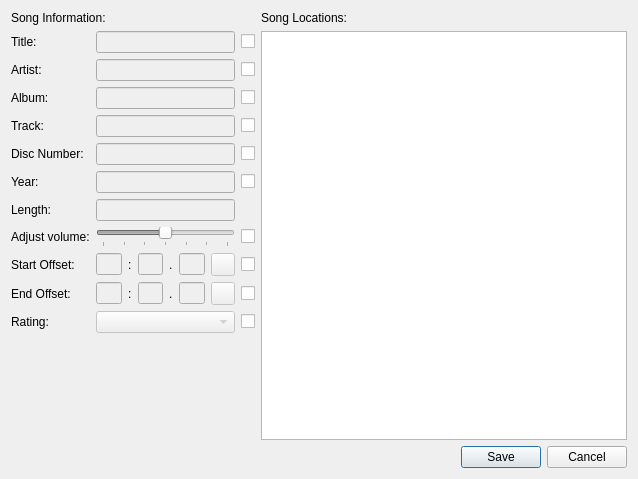
<?xml version="1.0" encoding="UTF-8"?>
<ui version="4.0">
 <class>SongInfoDlg</class>
 <widget class="QDialog" name="SongInfoDlg">
  <property name="geometry">
   <rect>
    <x>0</x>
    <y>0</y>
    <width>638</width>
    <height>479</height>
   </rect>
  </property>
  <property name="windowTitle">
   <string>Song Info</string>
  </property>
  <property name="windowIcon">
   <iconset resource="Form1.qrc">
    <normaloff>:/icons/Form1.png</normaloff>:/icons/Form1.png</iconset>
  </property>
  <layout class="QVBoxLayout" name="verticalLayout_3">
   <item>
    <layout class="QHBoxLayout" name="horizontalLayout" stretch="2,3">
     <item>
      <layout class="QVBoxLayout" name="verticalLayout_2">
       <item>
        <widget class="QLabel" name="label_8">
         <property name="text">
          <string>Song Information:</string>
         </property>
        </widget>
       </item>
       <item>
        <layout class="QGridLayout" name="gridLayout">
         <item row="8" column="0">
          <widget class="QLabel" name="label_10">
           <property name="text">
            <string>Start Offset:</string>
           </property>
          </widget>
         </item>
         <item row="2" column="2">
          <widget class="QCheckBox" name="EditAlbum">
           <property name="text">
            <string/>
           </property>
          </widget>
         </item>
         <item row="9" column="2">
          <widget class="QCheckBox" name="EditEndOffset">
           <property name="text">
            <string/>
           </property>
          </widget>
         </item>
         <item row="4" column="0">
          <widget class="QLabel" name="label_4">
           <property name="text">
            <string>Disc Number:</string>
           </property>
          </widget>
         </item>
         <item row="2" column="0">
          <widget class="QLabel" name="label_3">
           <property name="text">
            <string>Album:</string>
           </property>
          </widget>
         </item>
         <item row="7" column="2">
          <widget class="QCheckBox" name="EditVolume">
           <property name="text">
            <string/>
           </property>
          </widget>
         </item>
         <item row="9" column="0">
          <widget class="QLabel" name="label_11">
           <property name="text">
            <string>End Offset:</string>
           </property>
          </widget>
         </item>
         <item row="10" column="1">
          <widget class="QComboBox" name="RatingCombo">
           <property name="enabled">
            <bool>false</bool>
           </property>
          </widget>
         </item>
         <item row="7" column="1">
          <widget class="QSlider" name="VolumeSlider">
           <property name="enabled">
            <bool>false</bool>
           </property>
           <property name="minimum">
            <number>-15</number>
           </property>
           <property name="maximum">
            <number>15</number>
           </property>
           <property name="singleStep">
            <number>5</number>
           </property>
           <property name="pageStep">
            <number>5</number>
           </property>
           <property name="orientation">
            <enum>Qt::Horizontal</enum>
           </property>
           <property name="tickPosition">
            <enum>QSlider::TicksBelow</enum>
           </property>
          </widget>
         </item>
         <item row="11" column="0">
          <spacer name="verticalSpacer">
           <property name="orientation">
            <enum>Qt::Vertical</enum>
           </property>
           <property name="sizeHint" stdset="0">
            <size>
             <width>20</width>
             <height>40</height>
            </size>
           </property>
          </spacer>
         </item>
         <item row="2" column="1">
          <widget class="QLineEdit" name="AlbumLineEdit">
           <property name="enabled">
            <bool>false</bool>
           </property>
           <property name="readOnly">
            <bool>false</bool>
           </property>
          </widget>
         </item>
         <item row="0" column="2">
          <widget class="QCheckBox" name="EditTitle">
           <property name="text">
            <string/>
           </property>
          </widget>
         </item>
         <item row="5" column="2">
          <widget class="QCheckBox" name="EditYear">
           <property name="text">
            <string/>
           </property>
          </widget>
         </item>
         <item row="1" column="1">
          <widget class="QLineEdit" name="ArtistLineEdit">
           <property name="enabled">
            <bool>false</bool>
           </property>
           <property name="readOnly">
            <bool>false</bool>
           </property>
          </widget>
         </item>
         <item row="4" column="2">
          <widget class="QCheckBox" name="EditDisc">
           <property name="text">
            <string/>
           </property>
          </widget>
         </item>
         <item row="10" column="2">
          <widget class="QCheckBox" name="EditRating">
           <property name="text">
            <string/>
           </property>
          </widget>
         </item>
         <item row="5" column="0">
          <widget class="QLabel" name="label_5">
           <property name="text">
            <string>Year:</string>
           </property>
          </widget>
         </item>
         <item row="8" column="2">
          <widget class="QCheckBox" name="EditStartOffset">
           <property name="text">
            <string/>
           </property>
          </widget>
         </item>
         <item row="0" column="1">
          <widget class="QLineEdit" name="TitleLineEdit">
           <property name="enabled">
            <bool>false</bool>
           </property>
           <property name="readOnly">
            <bool>false</bool>
           </property>
          </widget>
         </item>
         <item row="10" column="0">
          <widget class="QLabel" name="label_12">
           <property name="text">
            <string>Rating:</string>
           </property>
          </widget>
         </item>
         <item row="3" column="1">
          <widget class="QLineEdit" name="TrackLineEdit">
           <property name="enabled">
            <bool>false</bool>
           </property>
           <property name="readOnly">
            <bool>false</bool>
           </property>
          </widget>
         </item>
         <item row="6" column="1">
          <widget class="QLineEdit" name="LengthLineEdit">
           <property name="enabled">
            <bool>false</bool>
           </property>
           <property name="readOnly">
            <bool>false</bool>
           </property>
          </widget>
         </item>
         <item row="0" column="0">
          <widget class="QLabel" name="label">
           <property name="text">
            <string>Title:</string>
           </property>
          </widget>
         </item>
         <item row="4" column="1">
          <widget class="QLineEdit" name="DiscLineEdit">
           <property name="enabled">
            <bool>false</bool>
           </property>
           <property name="readOnly">
            <bool>false</bool>
           </property>
          </widget>
         </item>
         <item row="3" column="2">
          <widget class="QCheckBox" name="EditTrack">
           <property name="text">
            <string/>
           </property>
          </widget>
         </item>
         <item row="7" column="0">
          <widget class="QLabel" name="label_9">
           <property name="text">
            <string>Adjust volume:</string>
           </property>
          </widget>
         </item>
         <item row="1" column="0">
          <widget class="QLabel" name="label_2">
           <property name="text">
            <string>Artist:</string>
           </property>
          </widget>
         </item>
         <item row="3" column="0">
          <widget class="QLabel" name="label_13">
           <property name="text">
            <string>Track:</string>
           </property>
          </widget>
         </item>
         <item row="5" column="1">
          <widget class="QLineEdit" name="YearLineEdit">
           <property name="enabled">
            <bool>false</bool>
           </property>
           <property name="readOnly">
            <bool>false</bool>
           </property>
          </widget>
         </item>
         <item row="1" column="2">
          <widget class="QCheckBox" name="EditArtist">
           <property name="text">
            <string/>
           </property>
          </widget>
         </item>
         <item row="6" column="0">
          <widget class="QLabel" name="label_6">
           <property name="text">
            <string>Length:</string>
           </property>
          </widget>
         </item>
         <item row="8" column="1">
          <layout class="QHBoxLayout" name="horizontalLayout_2">
           <item>
            <widget class="QLineEdit" name="StartOffsetLineEditMin">
             <property name="enabled">
              <bool>false</bool>
             </property>
             <property name="inputMask">
              <string>000</string>
             </property>
             <property name="readOnly">
              <bool>false</bool>
             </property>
            </widget>
           </item>
           <item>
            <widget class="QLabel" name="label_14">
             <property name="text">
              <string>:</string>
             </property>
            </widget>
           </item>
           <item>
            <widget class="QLineEdit" name="StartOffsetLineEditSec">
             <property name="enabled">
              <bool>false</bool>
             </property>
             <property name="inputMask">
              <string>00</string>
             </property>
             <property name="readOnly">
              <bool>false</bool>
             </property>
            </widget>
           </item>
           <item>
            <widget class="QLabel" name="label_15">
             <property name="text">
              <string>.</string>
             </property>
            </widget>
           </item>
           <item>
            <widget class="QLineEdit" name="StartOffsetLineEditMS">
             <property name="enabled">
              <bool>false</bool>
             </property>
             <property name="inputMask">
              <string>000</string>
             </property>
             <property name="readOnly">
              <bool>false</bool>
             </property>
            </widget>
           </item>
           <item>
            <widget class="QToolButton" name="StartOffsetNow">
             <property name="enabled">
              <bool>false</bool>
             </property>
             <property name="text">
              <string/>
             </property>
             <property name="icon">
              <iconset resource="Form1.qrc">
               <normaloff>:/icons/icons/jumpto.png</normaloff>:/icons/icons/jumpto.png</iconset>
             </property>
            </widget>
           </item>
          </layout>
         </item>
         <item row="9" column="1">
          <layout class="QHBoxLayout" name="horizontalLayout_4">
           <item>
            <widget class="QLineEdit" name="EndOffsetLineEditMin">
             <property name="enabled">
              <bool>false</bool>
             </property>
             <property name="inputMask">
              <string>000</string>
             </property>
             <property name="readOnly">
              <bool>false</bool>
             </property>
            </widget>
           </item>
           <item>
            <widget class="QLabel" name="label_16">
             <property name="text">
              <string>:</string>
             </property>
            </widget>
           </item>
           <item>
            <widget class="QLineEdit" name="EndOffsetLineEditSec">
             <property name="enabled">
              <bool>false</bool>
             </property>
             <property name="inputMask">
              <string>00</string>
             </property>
             <property name="readOnly">
              <bool>false</bool>
             </property>
            </widget>
           </item>
           <item>
            <widget class="QLabel" name="label_17">
             <property name="text">
              <string>.</string>
             </property>
            </widget>
           </item>
           <item>
            <widget class="QLineEdit" name="EndOffsetLineEditMS">
             <property name="enabled">
              <bool>false</bool>
             </property>
             <property name="inputMask">
              <string>000</string>
             </property>
             <property name="readOnly">
              <bool>false</bool>
             </property>
            </widget>
           </item>
           <item>
            <widget class="QToolButton" name="EndOffsetNow">
             <property name="enabled">
              <bool>false</bool>
             </property>
             <property name="text">
              <string/>
             </property>
             <property name="icon">
              <iconset resource="Form1.qrc">
               <normaloff>:/icons/icons/jumpto.png</normaloff>:/icons/icons/jumpto.png</iconset>
             </property>
            </widget>
           </item>
          </layout>
         </item>
        </layout>
       </item>
      </layout>
     </item>
     <item>
      <layout class="QVBoxLayout" name="verticalLayout">
       <item>
        <widget class="QLabel" name="label_7">
         <property name="text">
          <string>Song Locations:</string>
         </property>
        </widget>
       </item>
       <item>
        <widget class="QListWidget" name="LocationsList"/>
       </item>
      </layout>
     </item>
    </layout>
   </item>
   <item>
    <widget class="QDialogButtonBox" name="ButtonBox">
     <property name="standardButtons">
      <set>QDialogButtonBox::Cancel|QDialogButtonBox::Save</set>
     </property>
    </widget>
   </item>
  </layout>
 </widget>
 <tabstops>
  <tabstop>EditTitle</tabstop>
  <tabstop>TitleLineEdit</tabstop>
  <tabstop>EditArtist</tabstop>
  <tabstop>ArtistLineEdit</tabstop>
  <tabstop>EditAlbum</tabstop>
  <tabstop>AlbumLineEdit</tabstop>
  <tabstop>EditTrack</tabstop>
  <tabstop>TrackLineEdit</tabstop>
  <tabstop>EditDisc</tabstop>
  <tabstop>DiscLineEdit</tabstop>
  <tabstop>EditYear</tabstop>
  <tabstop>YearLineEdit</tabstop>
  <tabstop>LengthLineEdit</tabstop>
  <tabstop>EditVolume</tabstop>
  <tabstop>VolumeSlider</tabstop>
  <tabstop>EditStartOffset</tabstop>
  <tabstop>StartOffsetLineEditMin</tabstop>
  <tabstop>StartOffsetLineEditSec</tabstop>
  <tabstop>StartOffsetLineEditMS</tabstop>
  <tabstop>StartOffsetNow</tabstop>
  <tabstop>EditEndOffset</tabstop>
  <tabstop>EndOffsetLineEditMin</tabstop>
  <tabstop>EndOffsetLineEditSec</tabstop>
  <tabstop>EndOffsetLineEditMS</tabstop>
  <tabstop>EndOffsetNow</tabstop>
  <tabstop>EditRating</tabstop>
  <tabstop>RatingCombo</tabstop>
  <tabstop>LocationsList</tabstop>
 </tabstops>
 <resources>
  <include location="Form1.qrc"/>
 </resources>
 <connections/>
</ui>
